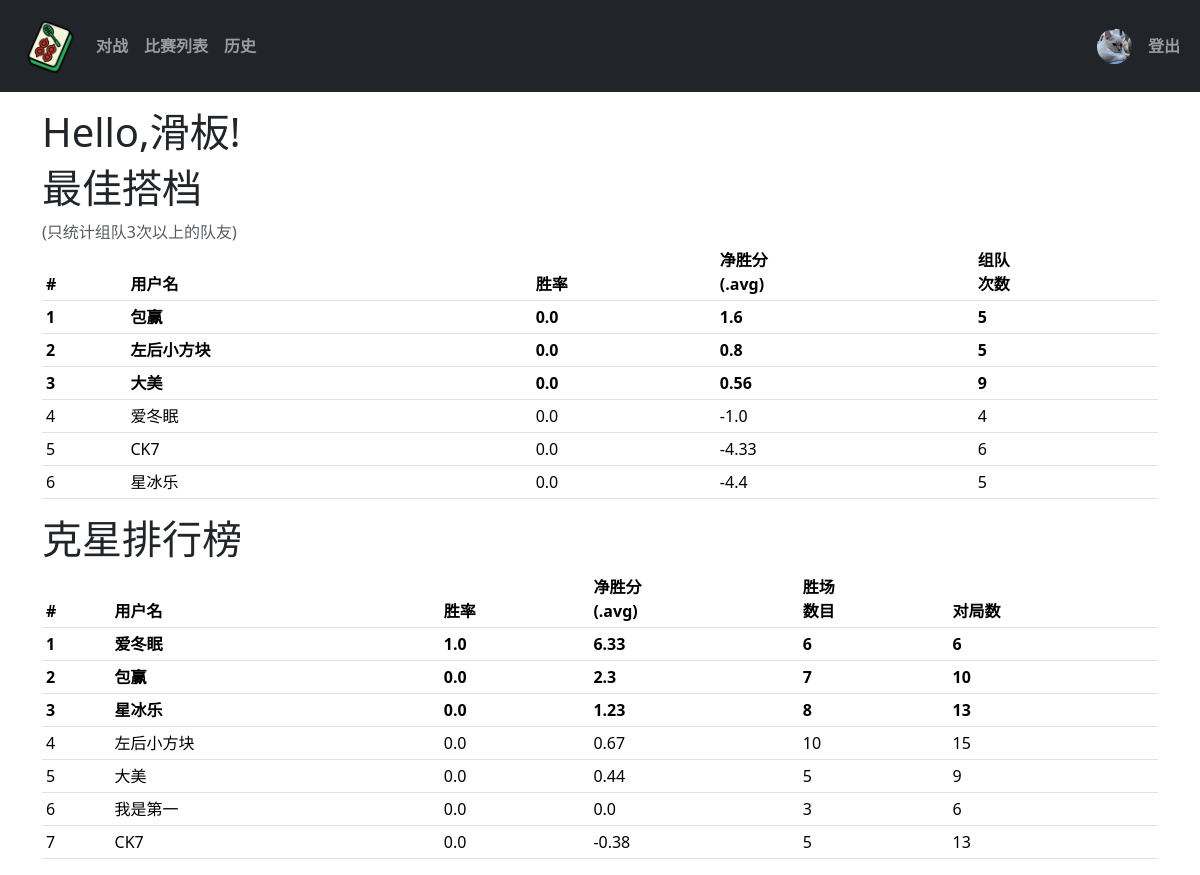
Screenshot of /index (signed in) with the database file from the repository.
### app/models.py (models this page shows, shortened)
class Users(UserMixin, db.Model):
    id = db.Column(db.Integer, unique=True, primary_key=True)
    username = db.Column(db.String(80),  nullable=False)
    gender = db.Column(db.Enum(Gender), nullable=False)
    password = db.Column(db.String(256), nullable=False)
    avatar = db.Column(db.String(120))  # 存储头像文件名

### app/route.py (the view)
@app.route("/")
@app.route("/index")
@login_required
def hello_world():
    gps = find_good_partner(current_user.id)
    print(gps)
    bos = find_best_opponent(current_user.id)
    print(bos)
    return render_template('index.html',gps=list(gps),bos=list(bos))

### app/models.py (called while the page is built)
@login.user_loader
def load_user(user_id):
    return Users.query.filter_by(id=user_id).first()

### app/templates/index.html
{% extends "base.html" %}
{% block app_content %}
<H1>Hello,{{current_user.username}}!</H1>
<h1>最佳搭档</h1>
<p class="text-muted mb-0">(只统计组队3次以上的队友)</p>
<table class="table table-sm">
    <thead>
        <tr>
        <th scope="col">#</th>
        <th scope="col">用户名</th>
        <th scope="col">胜率</th>
        <th scope="col">净胜分</br>(.avg)</th>
        <th scope="col">组队</br>次数</th>
        </tr>
    </thead>
    <tbody>
        {% for item in gps%}
            <tr class="
            {% if loop.index == 1 %} fw-bold{% endif %}
            {% if loop.index == 2 %} fw-bold{% endif %}
            {% if loop.index == 3 %} fw-bold{% endif %}
            ">
                <td scope="row">{{loop.index}}</td>
                <td>{{item.username}}</td>
                <td>{{item.win_rate}}</td>
                <td>{{item.avg_net_score}}</td>
                <td>{{item.total_matches_with_me}}</td>
            </tr>
        {% endfor %}
    </tbody>
</table>
<h1>克星排行榜</h1>
<table class="table table-sm">
    <thead>
        <tr>
        <th scope="col">#</th>
        <th scope="col">用户名</th>
        <th scope="col">胜率</th>
        <th scope="col">净胜分</br>(.avg)</th>
        <th scope="col">胜场</br>数目</th>
        <th scope="col">对局数</th>
        </tr>
    </thead>
    <tbody>
        {% for item in bos%}
            <tr class="
            {% if loop.index == 1 %} fw-bold{% endif %}
            {% if loop.index == 2 %} fw-bold{% endif %}
            {% if loop.index == 3 %} fw-bold{% endif %}
            ">
                <td scope="row">{{loop.index}}</th>
                <td>{{item.username}}</td>
                <td>{{item.win_rate}}</td>
                <td>{{item.avg_net_score}}</td>
                <td>{{item.wins_against_me}}</td>
                <td>{{item.total_matches_against_me}}</td>
            </tr>
        {% endfor %}
    </tbody>
</table>
{% endblock%}

### app/templates/navbar.html (shortened to what this page needs)
<nav class="navbar navbar-expand-sm navbar-dark bg-dark">
  <div class="container-fluid">
    <div class="d-flex justify-content-between w-100">
      <div class="d-flex align-items-center">
        <ul class="navbar-nav flex-row align-items-center">
          <li class="nav-item">
            <a class="nav-link" href="{{url_for('hello_world')}}">
              <img src="{{ url_for('static', filename='images/111.png') }}" alt="" width="60" height="60">
            </a>
          </li>
          <li class="nav-item">
            <a class="nav-link fw-bold" href="{{url_for('gamemenu')}}">对战</a>
          </li>
          <li class="nav-item">
            <a class="nav-link fw-bold" href="{{url_for('gamelist')}}">比赛列表</a>
          </li>
          <li class="nav-item">
            <a class="nav-link fw-bold" href="{{url_for('history')}}">历史</a>
          </li>
        </ul>
      </div>
      <div class="d-flex align-items-center">
          <ul class="navbar-nav flex-row">
            {% if not current_user.is_authenticated %}
              <li class="nav-item">
                <a class="nav-link fw-bold" href="{{url_for('login')}}">登录</a>
              </li>
              {% else %}
              <li class="nav-item align-self-center">
                <a class="nav-link align-self-center align-middle" href="#">
                  <img src="{{ url_for('static', filename='uploads/avatars/' + current_user.avatar) }}"
                  width="35" height="35"
                  class="avatar rounded-circle "
                  alt="用户头像">
                </a>
              </li>
              <li class="nav-item align-self-center">
                <a class="nav-link fw-bold" href="{{url_for('logout')}}">登出</a>
              </li>
              {% endif %}
          </ul>
      </div>
    </div>
  </div>
</nav>

### rows the page displays
Users: avatar (picture), username "滑板"
Users: username "左后小方块", win_rate "0.0", avg_net_score "0.8", total_matches_with_me "5", avg_net_score "0.67", wins_against_me "10", total_matches_against_me "15"
Users: username "爱冬眠", win_rate "1.0", avg_net_score "6.33", wins_against_me "6", total_matches_against_me "6"
Users: username "星冰乐", win_rate "0.0", avg_net_score "1.23", wins_against_me "8", total_matches_against_me "13"
Users: username "我是第一", win_rate "0.0", avg_net_score "0.0", wins_against_me "3", total_matches_against_me "6"
Users: username "CK7", win_rate "0.0", avg_net_score "-0.38", wins_against_me "5", total_matches_against_me "13"

### other values shown
{{ item.username }} "包赢" "大美" "爱冬眠" "CK7" "星冰乐"
{{ item.win_rate }} "0.0" "0.0" "0.0" "0.0" "0.0"
{{ item.avg_net_score }} "1.6" "0.56" "-1.0" "-4.33" "-4.4"
{{ item.total_matches_with_me }} "5" "9" "4" "6" "5"
{{ item.username }} "包赢" "大美"
{{ item.win_rate }} "0.0" "0.0"
{{ item.avg_net_score }} "2.3" "0.44"
{{ item.wins_against_me }} "7" "5"
{{ item.total_matches_against_me }} "10" "9"
